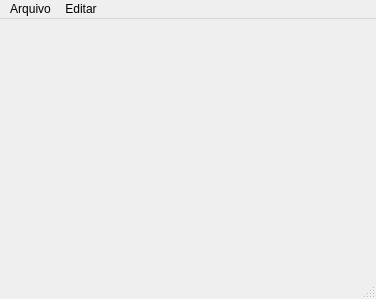
<?xml version="1.0" encoding="UTF-8"?>
<ui version="4.0">
 <class>MainWindow</class>
 <widget class="QMainWindow" name="MainWindow">
  <property name="geometry">
   <rect>
    <x>0</x>
    <y>0</y>
    <width>376</width>
    <height>299</height>
   </rect>
  </property>
  <property name="windowTitle">
   <string>MainWindow</string>
  </property>
  <widget class="QWidget" name="centralwidget"/>
  <widget class="QMenuBar" name="menubar">
   <property name="geometry">
    <rect>
     <x>0</x>
     <y>0</y>
     <width>376</width>
     <height>22</height>
    </rect>
   </property>
   <widget class="QMenu" name="menuArquivo">
    <property name="title">
     <string>Arquivo</string>
    </property>
    <addaction name="actionNovo"/>
    <addaction name="actionSalvar"/>
    <addaction name="actionEditar"/>
    <addaction name="separator"/>
    <addaction name="actionSair"/>
   </widget>
   <widget class="QMenu" name="menuEditar">
    <property name="title">
     <string>Editar</string>
    </property>
    <addaction name="actionPesquisar"/>
   </widget>
   <addaction name="menuArquivo"/>
   <addaction name="menuEditar"/>
  </widget>
  <widget class="QStatusBar" name="statusbar"/>
  <action name="actionNovo">
   <property name="icon">
    <iconset resource="ArquivoDeRecursos.qrc">
     <normaloff>:/icons/icons/file_new_icon_153413.png</normaloff>:/icons/icons/file_new_icon_153413.png</iconset>
   </property>
   <property name="text">
    <string>Novo</string>
   </property>
  </action>
  <action name="actionSalvar">
   <property name="icon">
    <iconset resource="ArquivoDeRecursos.qrc">
     <normaloff>:/icons/icons/1904659-arrow-backup-down-download-save-storage-transfer_122509.png</normaloff>:/icons/icons/1904659-arrow-backup-down-download-save-storage-transfer_122509.png</iconset>
   </property>
   <property name="text">
    <string>Salvar</string>
   </property>
  </action>
  <action name="actionEditar">
   <property name="icon">
    <iconset resource="ArquivoDeRecursos.qrc">
     <normaloff>:/icons/icons/editar.png</normaloff>:/icons/icons/editar.png</iconset>
   </property>
   <property name="text">
    <string>Editar</string>
   </property>
  </action>
  <action name="actionSair">
   <property name="text">
    <string>Sair</string>
   </property>
  </action>
  <action name="actionPesquisar">
   <property name="icon">
    <iconset resource="ArquivoDeRecursos.qrc">
     <normaloff>:/icons/icons/search_magnifyng_glass_search_locate_icon_124190.png</normaloff>:/icons/icons/search_magnifyng_glass_search_locate_icon_124190.png</iconset>
   </property>
   <property name="text">
    <string>Pesquisar</string>
   </property>
  </action>
 </widget>
 <resources>
  <include location="ArquivoDeRecursos.qrc"/>
 </resources>
 <connections/>
</ui>
